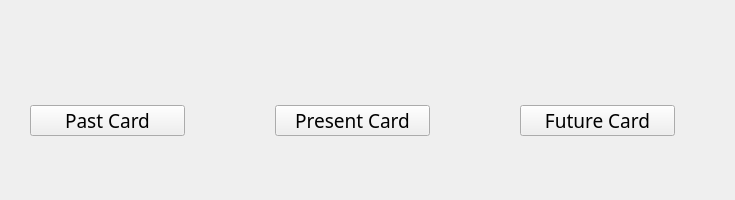
<?xml version="1.0" encoding="UTF-8"?>
<ui version="4.0">
 <class>Form</class>
 <widget class="QWidget" name="Form">
  <property name="geometry">
   <rect>
    <x>0</x>
    <y>0</y>
    <width>735</width>
    <height>200</height>
   </rect>
  </property>
  <property name="windowTitle">
   <string>Form</string>
  </property>
  <widget class="QPushButton" name="past_button">
   <property name="geometry">
    <rect>
     <x>30</x>
     <y>105</y>
     <width>155</width>
     <height>31</height>
    </rect>
   </property>
   <property name="font">
    <font>
     <family>Ebrima</family>
     <pointsize>14</pointsize>
    </font>
   </property>
   <property name="text">
    <string>Past Card</string>
   </property>
  </widget>
  <widget class="QPushButton" name="present_button">
   <property name="geometry">
    <rect>
     <x>275</x>
     <y>105</y>
     <width>155</width>
     <height>31</height>
    </rect>
   </property>
   <property name="font">
    <font>
     <family>Ebrima</family>
     <pointsize>14</pointsize>
    </font>
   </property>
   <property name="text">
    <string>Present Card</string>
   </property>
  </widget>
  <widget class="QPushButton" name="future_button">
   <property name="geometry">
    <rect>
     <x>520</x>
     <y>105</y>
     <width>155</width>
     <height>31</height>
    </rect>
   </property>
   <property name="font">
    <font>
     <family>Ebrima</family>
     <pointsize>14</pointsize>
     <bold>false</bold>
    </font>
   </property>
   <property name="text">
    <string>Future Card</string>
   </property>
  </widget>
  <widget class="QLabel" name="past_label">
   <property name="geometry">
    <rect>
     <x>30</x>
     <y>70</y>
     <width>155</width>
     <height>20</height>
    </rect>
   </property>
   <property name="font">
    <font>
     <pointsize>14</pointsize>
    </font>
   </property>
   <property name="text">
    <string/>
   </property>
  </widget>
  <widget class="QLabel" name="present_label">
   <property name="geometry">
    <rect>
     <x>275</x>
     <y>70</y>
     <width>155</width>
     <height>20</height>
    </rect>
   </property>
   <property name="font">
    <font>
     <pointsize>14</pointsize>
    </font>
   </property>
   <property name="text">
    <string/>
   </property>
  </widget>
  <widget class="QLabel" name="future_label">
   <property name="geometry">
    <rect>
     <x>520</x>
     <y>70</y>
     <width>155</width>
     <height>20</height>
    </rect>
   </property>
   <property name="font">
    <font>
     <pointsize>14</pointsize>
    </font>
   </property>
   <property name="text">
    <string/>
   </property>
  </widget>
 </widget>
 <resources/>
 <connections/>
</ui>
